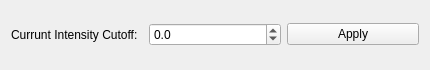
<?xml version="1.0" encoding="UTF-8"?>
<ui version="4.0">
 <class>Form</class>
 <widget class="QWidget" name="Form">
  <property name="geometry">
   <rect>
    <x>0</x>
    <y>0</y>
    <width>430</width>
    <height>70</height>
   </rect>
  </property>
  <property name="minimumSize">
   <size>
    <width>430</width>
    <height>70</height>
   </size>
  </property>
  <property name="windowTitle">
   <string>Form</string>
  </property>
  <layout class="QVBoxLayout" name="verticalLayout">
   <item>
    <layout class="QHBoxLayout" name="horizontalLayout">
     <item>
      <widget class="QLabel" name="label">
       <property name="text">
        <string>Currunt Intensity Cutoff:</string>
       </property>
      </widget>
     </item>
     <item>
      <widget class="QDoubleSpinBox" name="doubleSpinBoxIntensityCutoff">
       <property name="wrapping">
        <bool>false</bool>
       </property>
       <property name="decimals">
        <number>1</number>
       </property>
       <property name="minimum">
        <double>-100000.000000000000000</double>
       </property>
       <property name="maximum">
        <double>100000.000000000000000</double>
       </property>
      </widget>
     </item>
     <item>
      <widget class="QPushButton" name="pushButtonApply">
       <property name="text">
        <string>Apply</string>
       </property>
      </widget>
     </item>
    </layout>
   </item>
  </layout>
 </widget>
 <resources/>
 <connections/>
</ui>
